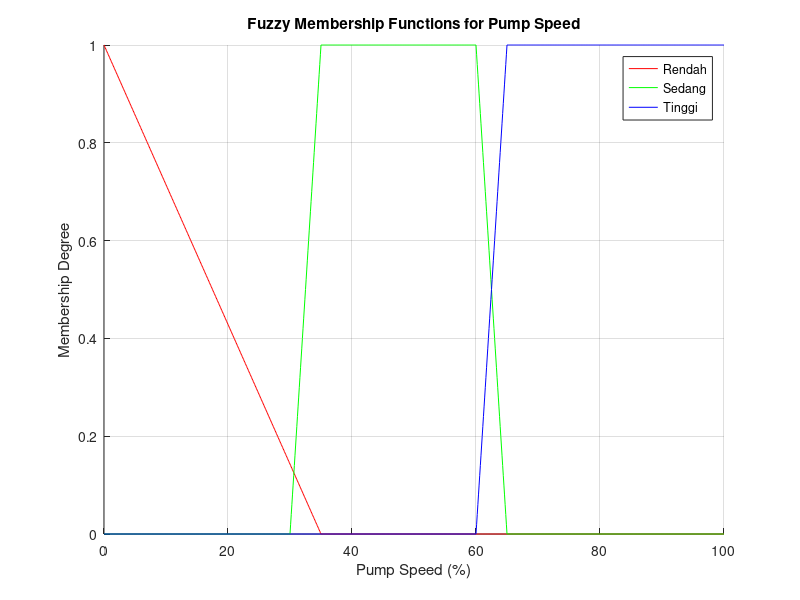

Here is the MATLAB script that generated this plot:
% Define the range of x for pump speed
x_pump = 0:0.1:100;

% Define the membership functions for pump speed
mu_Rendah = zeros(size(x_pump));
mu_Sedang = zeros(size(x_pump));
mu_Tinggi = zeros(size(x_pump));

% Calculate the membership values for Rendah
mu_Rendah(x_pump <= 0) = 1;
mu_Rendah(x_pump > 0 & x_pump <= 35) = (35 - x_pump(x_pump > 0 & x_pump <= 35)) / 35;
mu_Rendah(x_pump > 35) = 0;

% Calculate the membership values for Sedang
mu_Sedang(x_pump >= 30 & x_pump <= 35) = (x_pump(x_pump >= 30 & x_pump <= 35) - 30) / 5;
mu_Sedang(x_pump > 35 & x_pump <= 60) = 1;
mu_Sedang(x_pump > 60 & x_pump <= 65) = (65 - x_pump(x_pump > 60 & x_pump <= 65)) / 5;

% Calculate the membership values for Tinggi
mu_Tinggi(x_pump >= 60 & x_pump <= 65) = (x_pump(x_pump >= 60 & x_pump <= 65) - 60) / 5;
mu_Tinggi(x_pump > 65 & x_pump <= 100) = 1;

% Plot the membership functions
figure;
hold on;
plot(x_pump, mu_Rendah, 'r', 'DisplayName', 'Rendah');
plot(x_pump, mu_Sedang, 'g', 'DisplayName', 'Sedang');
plot(x_pump, mu_Tinggi, 'b', 'DisplayName', 'Tinggi');
hold off;

xlabel('Pump Speed (%)');
ylabel('Membership Degree');
title('Fuzzy Membership Functions for Pump Speed');
legend('show');
grid on;

